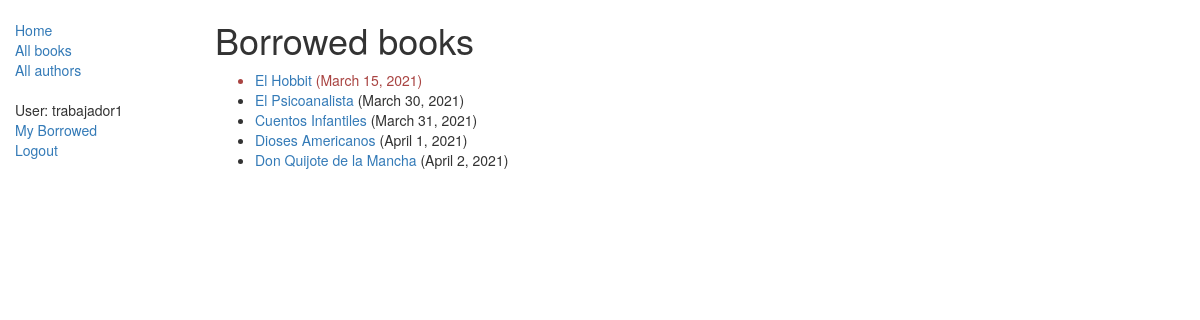
Screenshot of /catalog/mybooks/ (signed in) with the database file from the repository.
### catalog/models.py (models this page shows, shortened)
class BookInstance(models.Model):
    id = models.UUIDField(primary_key=True, default=uuid.uuid4,
                          help_text="ID único para este libro particular en toda la biblioteca")
    book = models.ForeignKey('Book', on_delete=models.SET_NULL, null=True)
    imprint = models.CharField(max_length=200)
    due_back = models.DateField(null=True, blank=True)
    borrower = models.ForeignKey(
        User, on_delete=models.SET_NULL, null=True, blank=True)
    LOAN_STATUS = (
        ('m', 'Maintenance'),
        ('o', 'On loan'),
        ('a', 'Available'),
        ('r', 'Reserved'),
    )
    status = models.CharField(max_length=1, choices=LOAN_STATUS,
                              blank=True, default='m', help_text='Disponibilidad del libro')
    class Meta:
        ordering = ["due_back"]
        permissions = (("can_mark_returned", "Set book as returned"),)
    @property
    def is_overdue(self):
        if self.due_back and date.today() > self.due_back:
            return True
        return False

class Book(models.Model):
    title = models.CharField(max_length=200)
    author = models.ForeignKey('Author', on_delete=models.SET_NULL, null=True)
    summary = models.TextField(
        max_length=1000, help_text="Ingrese una breve descripción del libro")
    isbn = models.CharField(
        'ISBN', max_length=13, help_text='13 Caracteres <a href="https://www.isbn-international.org/content/what-isbn">ISBN number</a>')
    genre = models.ManyToManyField(
        Genre, help_text="Seleccione un genero para este libro")
    language = models.ForeignKey(
        'Language', on_delete=models.SET_NULL, null=True)
    def display_genre(self):
        """
        Creates a string for the Genre. This is required to display genre in Admin.
        """
        return ', '.join([genre.name for genre in self.genre.all()[:3]])
    display_genre.short_description = 'Genre'

### catalog/views.py (the view)
class LoanedBooksByUserListView(LoginRequiredMixin, generic.ListView):
    model = BookInstance
    template_name = 'catalog/bookinstance_list_borrowed_user.html'
    paginate_by = 10
    def get_queryset(self):
        return BookInstance.objects.filter(borrower=self.request.user).filter(status__exact='o').order_by('due_back')

### catalog/templates/catalog/bookinstance_list_borrowed_user.html
{% extends "base_generic.html" %}
{% block content %}
<h1>Borrowed books</h1>
{% if bookinstance_list %}
<ul>
    {% for bookinst in bookinstance_list %}
    <li class="{% if bookinst.is_overdue %}text-danger{% endif %}">
        <a href="{% url 'book-detail' bookinst.book.pk %}">{{bookinst.book.title}}</a> ({{ bookinst.due_back }})
    </li>
    {% endfor %}
</ul>
{% else %}
<p>There are no books borrowed.</p>
{% endif %}
{% endblock %}

### catalog/templates/base_generic.html (shortened to what this page needs)
<!DOCTYPE html>
<html lang="en">
<head>
    <link rel="stylesheet" href="https://maxcdn.bootstrapcdn.com/bootstrap/3.3.7/css/bootstrap.min.css">
    {% load static %}
    <link rel="stylesheet" href="{% static 'css/styles.css' %}">
</head>
<body>
    <div class="container-fluid">
        <div class="row">
            <div class="col-sm-2">
                {% block sidebar %}
                <ul class="sidebar-nav">
                    <li><a href="{% url 'index' %}">Home</a></li>
                    <li><a href="{% url 'books' %}">All books</a></li>
                    <li><a href="{% url 'authors' %}">All authors</a></li>
                </ul>
                <ul class="sidebar-nav">
                    {% if user.is_authenticated %}
                    <li>User: {{ user.get_username }}</li>
                    <li><a href="{% url 'my-borrowed' %}">My Borrowed</a></li>
                    <li><a href="{% url 'logout'%}?next={{request.path}}">Logout</a></li>
                    {% else %}
                    <li><a href="{% url 'login'%}?next={{request.path}}">Login</a></li>
                    {% endif %}
                </ul>
                {% endblock %}
            </div>
            <div class="col-sm-10 ">
                {% block content %}
                {% endblock %}
            </div>
        </div>
    </div>
</body>
</html>

### catalog/static/css/styles.css (style rules this page uses)
.sidebar-nav { margin-top: 20px; padding: 0; list-style: none; }

### rows the page displays
BookInstance: book "El Hobbit", due_back "March 15, 2021"
BookInstance: book "El Psicoanalista", due_back "March 30, 2021"
BookInstance: book "Cuentos Infantiles", due_back "March 31, 2021"
BookInstance: book "Dioses Americanos", due_back "April 1, 2021"
BookInstance: book "Don Quijote de la Mancha", due_back "April 2, 2021"

### other values shown
{{ user.get_username }} "trabajador1"
